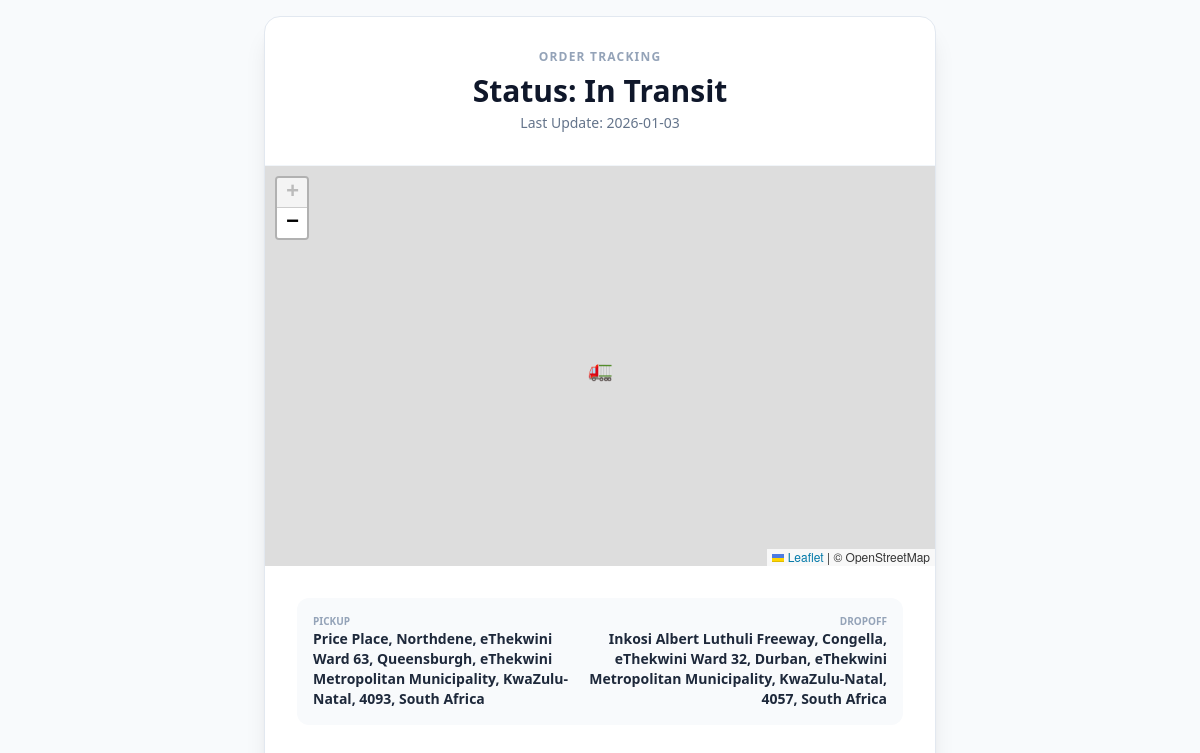
Page /track/1 on the earlier database version.
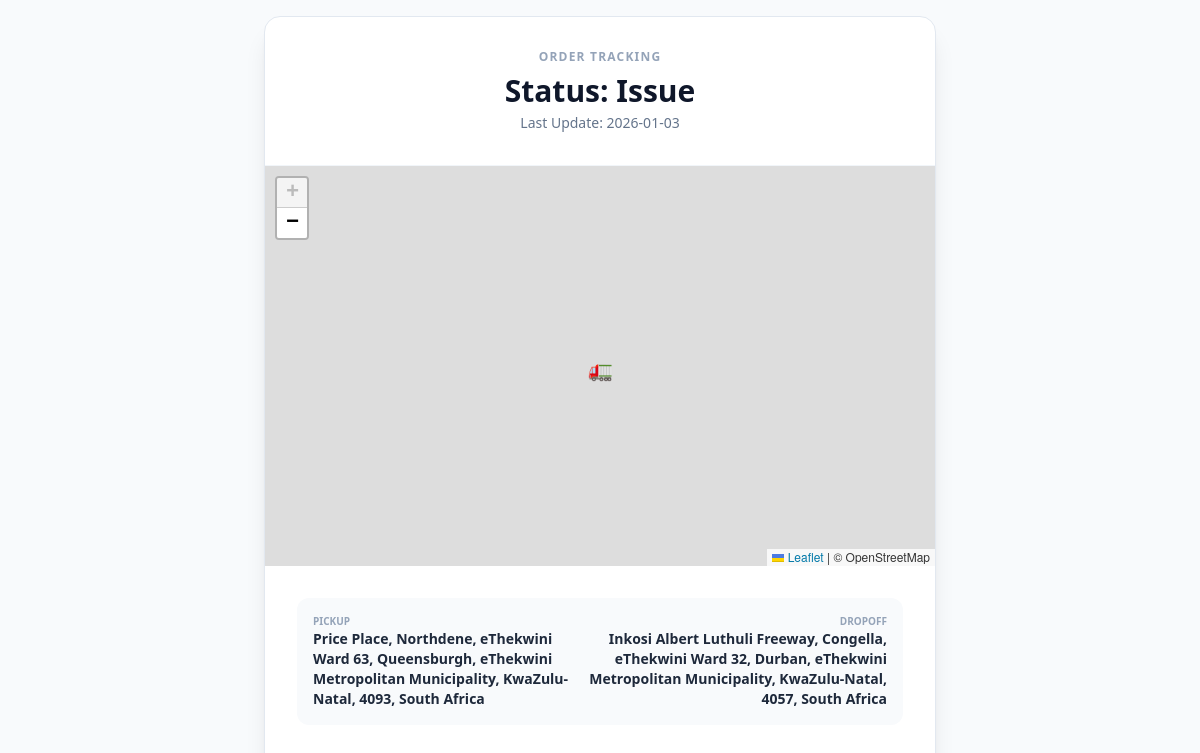
Same page on the later database version.
### app.py (models this page shows, shortened)
class Job(db.Model):
    id = db.Column(db.Integer, primary_key=True)
    client_name = db.Column(db.String(100), nullable=False)
    pickup = db.Column(db.String(200), nullable=False)
    dropoff = db.Column(db.String(200), nullable=False)
    due_date = db.Column(db.String(50), nullable=False)
    revenue = db.Column(db.Float, default=0.0)
    cost_fuel = db.Column(db.Float, default=0.0)
    cost_driver = db.Column(db.Float, default=0.0)
    original_revenue = db.Column(db.Float, default=0.0)
    final_revenue = db.Column(db.Float, default=0.0)
    driver_id = db.Column(db.Integer, db.ForeignKey('user.id'))
    vehicle_id = db.Column(db.Integer, db.ForeignKey('vehicle.id'), nullable=True) # NEW
    delivery_status_detail = db.Column(db.String(50)) # e.g., "Partial Refusal", "Damaged"
    issue_notes = db.Column(db.Text)
    status = db.Column(db.String(50), default='Assigned')
    driver_note = db.Column(db.Text, nullable=True)
    pod_image_url = db.Column(db.String(200), nullable=True)
    created_at = db.Column(db.DateTime, default=datetime.utcnow)
    driver = db.relationship('User', backref='jobs')
    vehicle = db.relationship('Vehicle', backref='jobs')
    current_lat = db.Column(db.Float, nullable=True)
    current_lng = db.Column(db.Float, nullable=True)

### app.py (the view)
@app.route('/track/<int:job_id>')
def public_track(job_id):
    job = Job.query.get_or_404(job_id)
    return render_template('track_public.html', job=job)

### templates/track_public.html (shortened to what this page needs)
<!DOCTYPE html>
<html lang="en">
<head>
    <script src="https://cdn.tailwindcss.com"></script>
    <link rel="stylesheet" href="https://unpkg.com/leaflet@1.9.4/dist/leaflet.css" />
</head>
<body class="bg-slate-50 flex flex-col items-center min-h-screen p-4">
    <div class="bg-white w-full max-w-2xl rounded-2xl shadow-xl border border-slate-200 overflow-hidden">
        <div class="text-center p-8 border-b border-slate-100">
            <div class="text-xs font-bold text-slate-400 uppercase tracking-widest mb-2">ORDER TRACKING</div>
            <h1 class="text-3xl font-black text-slate-900 mb-1">Status: {{ job.status }}</h1>
            <p class="text-slate-500 text-sm">Last Update: {{ job.created_at.strftime('%Y-%m-%d') }}</p>
        </div>
        <div id="map"></div>
        <div class="p-8">
            <div class="flex justify-between text-left bg-slate-50 p-4 rounded-xl mb-6">
                <div>
                    <div class="text-[10px] text-slate-400 font-bold uppercase">Pickup</div>
                    <div class="font-bold text-slate-800 text-sm">{{ job.pickup }}</div>
                </div>
                <div class="text-right">
                    <div class="text-[10px] text-slate-400 font-bold uppercase">Dropoff</div>
                    <div class="font-bold text-slate-800 text-sm">{{ job.dropoff }}</div>
                </div>
            </div>
        </div>
    </div>
</body>
</html>

Differences in the rows shown:
changed Job: status "In Transit" → "Issue"
